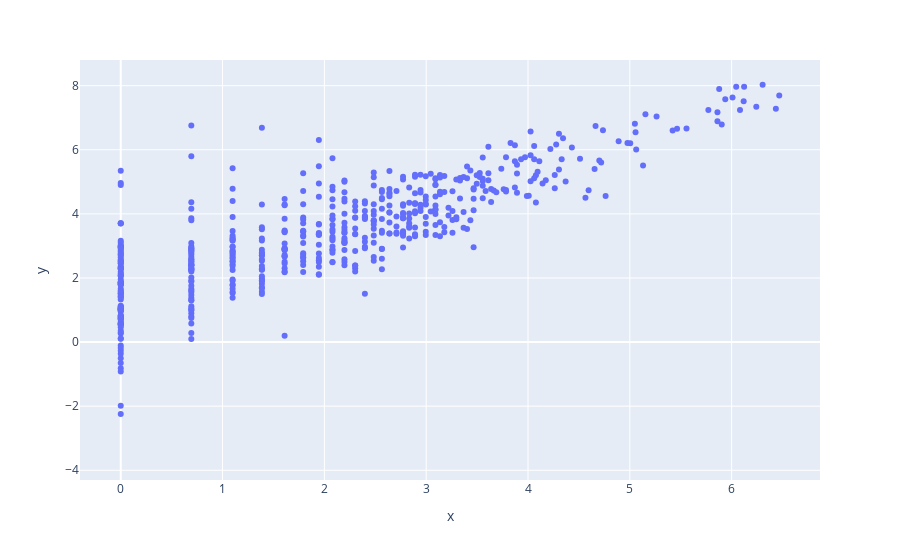

Notebook source saved alongside this figure:
### Code cell
px.scatter(x=np.log(ccs_df.to_numpy()[:5, :].ravel()), 
           y=np.log(pd_python.loc[:, ccs_df.columns].to_numpy()[:5, :].ravel()))

### Figure 1 — Plotly figure (JSON) as saved in the notebook; plotly's stock layout.template omitted (floating-point values rounded to 4 significant figures; data arrays with more than 128 entries replaced by an {"elided": "..."} marker saying what was removed)
{"data": [{"hovertemplate": "x=%{x}<br>y=%{y}<extra></extra>", "legendgroup": "", "marker": {"color": "#636efa", "symbol": "circle"}, "mode": "markers", "name": "", "orientation": "v", "showlegend": false, "type": "scatter", "x": {"elided": "865 float values"}, "xaxis": "x", "y": {"elided": "865 float values"}, "yaxis": "y"}], "layout": {"autosize": true, "legend": {"tracegroupgap": 0}, "margin": {"t": 60}, "xaxis": {"anchor": "y", "autorange": true, "domain": [0, 1], "range": [-0.3908, 6.859], "title": {"text": "x"}, "type": "linear"}, "yaxis": {"anchor": "x", "autorange": true, "domain": [0, 1], "range": [-4.427, 8.924], "title": {"text": "y"}, "type": "linear"}}}
